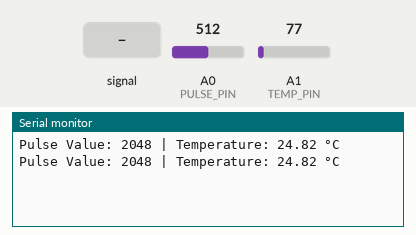
Simulated run of this sketch. Board: Arduino Zero (SAMD21). On the bench: the last lines printed to the serial monitor. The inputs (shaded band) are chosen by the test bench; at power-on: A1 (TEMP_PIN) = 77, A0 (PULSE_PIN) = 512 (analog values on the 0–1023 scale).

Above: at 1.2 s.
1.3 s: A0 (PULSE_PIN) fed a 200 Hz sine of ±81 counts around its level
At 2.4 s:
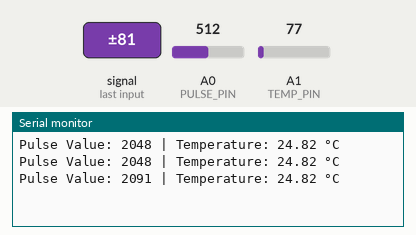
2.8 s: A1 (TEMP_PIN) set to 92
At 3.7 s:
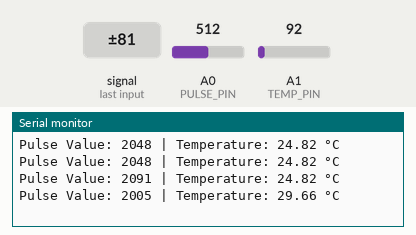
4.3 s: A0 (PULSE_PIN) set to 716
At 5.6 s:
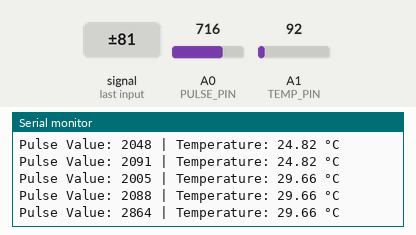
5.8 s: A0 (PULSE_PIN) fed a 1000 Hz sine of ±255 counts around its level
At 6.9 s:
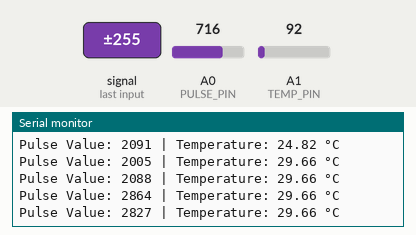
7.3 s: A1 (TEMP_PIN) set to 107
At 8.6 s:
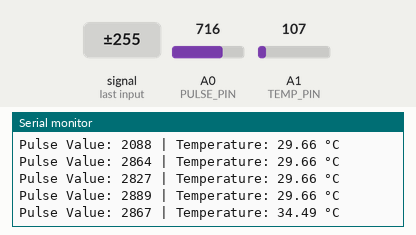
8.8 s: A0 (PULSE_PIN) set to 900
At 9.8 s:
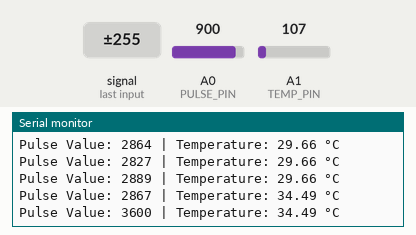
Timing chart, 0 to 11.3 s (numbered marks = the images above; inputs shaded):
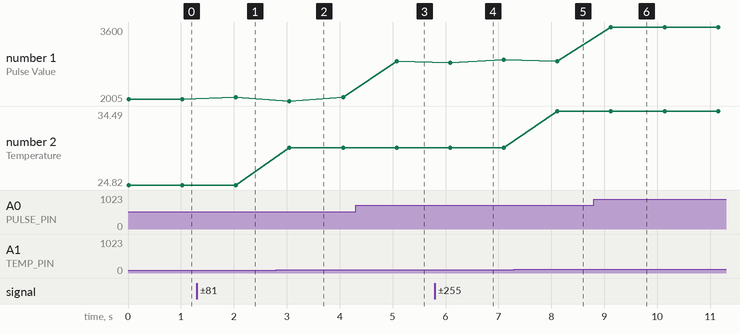

Measured:
- after the input at 1.3 s, the serial monitor: prints a new line after 0.74 s (image 1)
- after the input at 2.8 s, the serial monitor: prints a new line after 0.25 s (image 2)
- after the input at 4.3 s, the serial monitor: prints a new line after 0.78 s (image 3)
- after the input at 5.8 s, the serial monitor: prints a new line after 0.29 s (image 4)
- after the input at 7.3 s, the serial monitor: prints a new line after 0.81 s (image 5)
- after the input at 8.8 s, the serial monitor: prints a new line after 0.33 s (image 6)
- plotted number 1: 2048 → 2091 after the input at 1.3 s, 2088 → 2864 after the input at 4.3 s, 2864 → 2889 after the input at 5.8 s, 2867 → 3600 after the input at 8.8 s
- plotted number 2: 24.82 → 29.66 after the input at 2.8 s, 29.66 → 34.49 after the input at 7.3 s

The sketch:

pulse.ino
```cpp
#define PULSE_PIN A0    // Pulse Sensor connected to GPIO34 (A0)
#define TEMP_PIN A1    // LM35 Sensor connected to GPIO35 (A1)

void setup() {
  Serial.begin(115200);
  analogReadResolution(12);  // Set ADC to 12-bit (0-4095 range)
}

void loop() {
  // Read and average pulse sensor (improves stability)
  int pulseValue = readAverage(PULSE_PIN, 20);

  // Read LM35 temperature and convert to Celsius
  float voltage = analogRead(TEMP_PIN) * (3.3 / 4095.0);
  float temperature = voltage * 100; // LM35 outputs 10mV per °C

  // Display readings
  Serial.print("Pulse Value: ");
  Serial.print(pulseValue);
  Serial.print(" | Temperature: ");
  Serial.print(temperature);
  Serial.println(" °C");

  delay(1000); // 1-second delay for stability
}

// Function to average multiple ADC readings
int readAverage(int pin, int samples) {
  long sum = 0;
  for (int i = 0; i < samples; i++) {
    sum += analogRead(pin);
    delayMicroseconds(500); // Small delay for better accuracy
  }
  return sum / samples;
}
```
